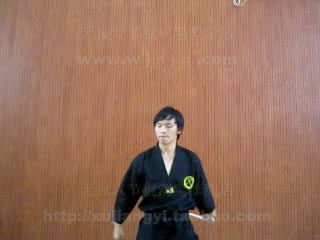
#> input picture frame 20 of test.avi, 320 x 240 px, given in place of slow.flv, which was not available
$ python 01-calcOpticalFlowPyrLK.py
#> lines starting #> are read from the running program, lines starting #| are printed output that depends on the picture; after the words box and inside, x2 and y2 are one past the last pixel; in counts of white or black regions, pixels touching at a corner belong together; pictures that were not available may be replaced by others from this repository, and a replacement may not be noted
# -*-coding:utf-8-*-
# @Author: Damon0626
# @Time  : 19-2-12 下午9:04
# @Email : wwymsn@163.com
# @Software: PyCharm


import cv2
import numpy as np


cap = cv2.VideoCapture('../ch39-VideoAnalysis/slow.flv')

# params for ShiTomasi corner detection
feature_params = dict(maxCorners=100, qualityLevel=0.3, minDistance=7, blockSize=7)

# params for lucas kanade optical flow
lk_params = dict(winSize=(15, 15), maxLevel=2, criteria=(cv2.TERM_CRITERIA_EPS | cv2.TermCriteria_COUNT, 10, 0.03))

color = np.random.randint(0, 255, (100, 3))

# 利用第一帧，找到其中的"角点"
ret, old_frame = cap.read()
#> old_frame is the input picture: shape (240, 320, 3); mean B, G, R 92.4, 111.8, 151.3
old_gray = cv2.cvtColor(old_frame, cv2.COLOR_BGR2GRAY)
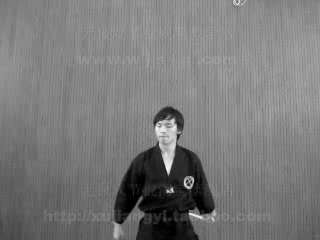
#> old_gray: shape (240, 320); min 0, max 250, mean 121.4

# 计算光流前需要先初始特征点，Python实例采用的是角点
# 参数介绍：
'''
参数说明：image 输入的单通道图像，可以为8-bit或32-bit

         maxCorners 最大的角点数，如果检测出的角点多余最大角点数，将取出最强最大角点数个角点

         qualityLevel 最小可接受的角点质量

         minDistance 角点间的最小欧几里得距离（也就是两个角点间不能太近）

         corners 输出的检测到的角点

         mask 需要检测角点的区域

         blocksize 计算离散卷积块的大小

         useHarrisDetector 是否使用Harris角点
'''
p0 = cv2.goodFeaturesToTrack(old_gray, mask=None, **feature_params)
#> p0 = [[189, 185], [171, 190], [190, 213], [191, 178], [172, 121], [168, 171]]

mask = np.zeros_like(old_frame)  # 返回和old_frame维度一样的全0元素矩阵

while True:
	ret, frame = cap.read()
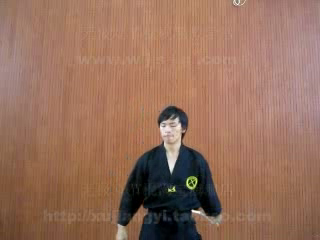
#> input picture frame 21 of test.avi, 320 x 240 px, given in place of slow.flv, which was not available
#> frame is the input picture: shape (240, 320, 3); mean B, G, R 92.1, 111.6, 150.8
	frame_gray = cv2.cvtColor(frame, cv2.COLOR_BGR2GRAY)
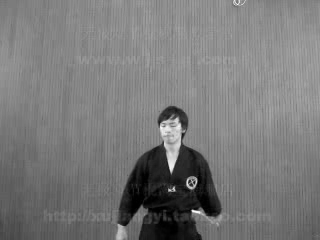
#> frame_gray: shape (240, 320); min 0, max 250, mean 121.1

	# Calculates an optical flow for a sparse feature set using the iterative Lucas-Kanade method with pyramids
	'''
	参数说明：prevImage 前一帧8-bit图像

            nextImage 当前帧8-bit图像

            prevPts 待跟踪的特征点向量

            nextPts 输出跟踪特征点向量

            status 特征点是否找到，找到的状态为1，未找到的状态为0

            err 输出错误向量，（不太理解用途...）

            winSize 搜索窗口的大小

            maxLevel 最大的金字塔层数

            flags 可选标识：OPTFLOW_USE_INITIAL_FLOW   OPTFLOW_LK_GET_MIN_EIGENVALS
	'''
	p1, st, err = cv2.calcOpticalFlowPyrLK(old_gray, frame_gray, p0, None, **lk_params)
#> p1 = [[191.8, 185.5], [172.8, 189], [193.3, 210.6], [193.9, 178.3], [176.2, 120.2], [171.2, 169.5]]; st = [1, 1, 1, 1, 1, 1]; err = [16.6, 9.09, 21.98, 14.18, 6.83, 5.76]
	good_new = p1[st == 1]
#> good_new has the same summary as p1
	good_lod = p0[st == 1]
#> good_lod has the same summary as p0

	# 画出跟踪
	for i, (new, old) in enumerate(zip(good_new, good_lod)):
		a, b = new.ravel()
		c, d = old.ravel()
		mask = cv2.line(mask, (a, b), (c, d), color[i].tolist(), 2)
		frame = cv2.circle(frame, (a, b), 5, color[i].tolist(), -1)
#> this loop made 6 passes
#> (a, b, c, d) on passes 1 to 6: (191.8, 185.5, 189, 185), (172.8, 189, 171, 190), (193.3, 210.6, 190, 213), (193.9, 178.3, 191, 178), (176.2, 120.2, 172, 121), (171.2, 169.5, 168, 171)
#> pass 2, `mask = cv2.line(mask, (a, b), (c, d), color[i].tolist(), 2)`:
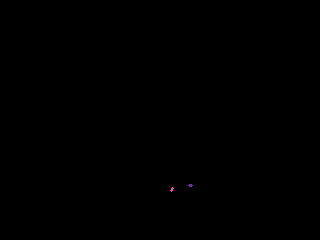
#> mask: shape (240, 320, 3); mean of channels 0, 1, 2 0, 0, 0; drawn as B, G, R
#> pass 2, `frame = cv2.circle(frame, (a, b), 5, color[i].tolist(), -1)`:
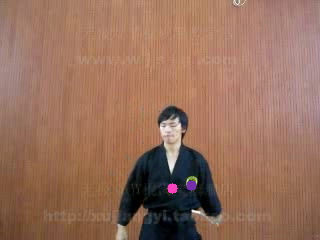
#> frame: shape (240, 320, 3); mean B, G, R 92.4, 111.5, 151
#> after the loop:
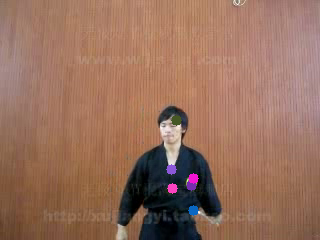
#> frame: shape (240, 320, 3); 0.42% of pixels changed, all inside (x1, y1, x2, y2) = (166, 115, 199, 216)
#> after the loop: mask: shape (240, 320, 3); 0.09% of pixels changed, all inside (x1, y1, x2, y2) = (167, 119, 195, 215)
	img = cv2.add(frame, mask)
	cv2.imshow('frame', img)

	k = cv2.waitKey(30)
#> (key Esc is pressed here)
	if k == 27:
		break

	old_gray = frame_gray.copy()
	p0 = good_new.reshape(-1, 1, 2)
cv2.destroyAllWindows()
cap.release()

$ run again, starting later in the video
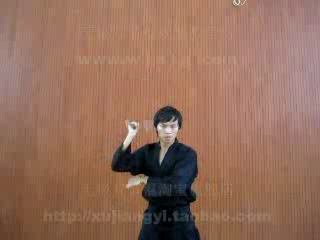
#> input picture frame 90 of test.avi, 320 x 240 px, given in place of slow.flv, which was not available
#> old_frame is the input picture: shape (240, 320, 3); mean B, G, R 91.9, 110.2, 149.2
#> p0 = 14 rows, first 8: [160, 125], [175, 122], [145, 178], [134, 131], [157, 143], [124, 147], [177, 140], [130, 124]
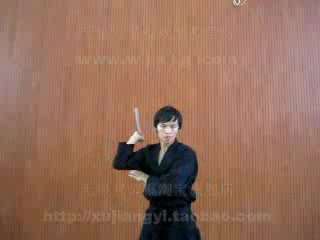
#> input picture frame 91 of test.avi, 320 x 240 px, given in place of slow.flv, which was not available
#> frame is the input picture: shape (240, 320, 3); mean B, G, R 91.8, 110.2, 149.3
#> p1 = 14 rows, first 8: [159.9, 125], [175, 122.1], [145, 175.8], [138.2, 133.4], [156.9, 144], [127.7, 144.8], [176.8, 139.8], [135.3, 130.1]; st = [1, 1, 1, 1, 1, 1, 1, 1, 1, 1, 1, 1, 1, 1]; err = [5.38, 3.33, 15.14, 26.05, 9.69, 34.16, 6.83, 24.37, 4.77, 15.12, 0.198, 5.97, 5.4, 7.05]
#> good_new has the same summary as p1
#> good_lod has the same summary as p0
#> the loop `for i, (new, old) in enumerate(zip(good_new, good_lod)):` made 14 passes
#> (a, b, c, d) on passes 1 to 8: (159.9, 125, 160, 125), (175, 122.1, 175, 122), (145, 175.8, 145, 178), (138.2, 133.4, 134, 131), (156.9, 144, 157, 143), (127.7, 144.8, 124, 147), (176.8, 139.8, 177, 140), (135.3, 130.1, 130, 124)
#> after the loop `for i, (new, old) in enumerate(zip(good_new, good_lod)):`:
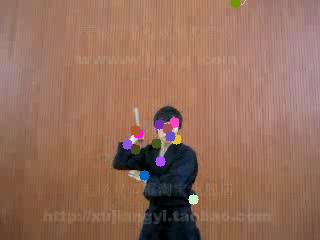
#> frame: shape (240, 320, 3); mean B, G, R 92.3, 110.1, 149.5

$ run again, starting later in the video
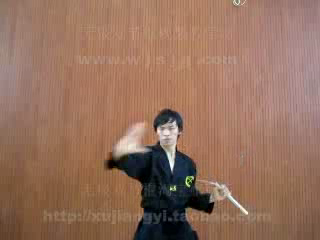
#> input picture frame 160 of test.avi, 320 x 240 px, given in place of slow.flv, which was not available
#> old_frame is the input picture: shape (240, 320, 3); mean B, G, R 93.6, 112.5, 149.2
#> p0 = [[173, 188], [190, 179], [211, 201], [173, 123], [160, 128], [188, 210], [209, 211]]
#> `frame_gray = cv2.cvtColor(frame, cv2.COLOR_BGR2GRAY)`:
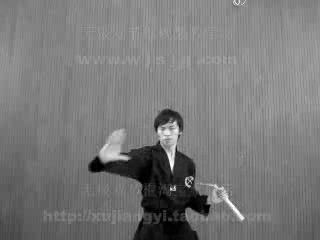
#> frame_gray: shape (240, 320); min 0, max 255, mean 121
#> p1 = [[173, 188.2], [189.6, 179.4], [207.9, 203], [173.6, 122.9], [160.6, 128], [187.7, 210.6], [205.3, 212.7]]; st = [1, 1, 1, 1, 1, 1, 1]; err = [4.72, 15.89, 12.3, 6.18, 5.58, 7.53, 11.13]
#> good_new has the same summary as p1
#> good_lod has the same summary as p0
#> the loop `for i, (new, old) in enumerate(zip(good_new, good_lod)):` made 7 passes
#> (a, b, c, d) on passes 1 to 7: (173, 188.2, 173, 188), (189.6, 179.4, 190, 179), (207.9, 203, 211, 201), (173.6, 122.9, 173, 123), (160.6, 128, 160, 128), (187.7, 210.6, 188, 210), (205.3, 212.7, 209, 211)
#> after the loop `for i, (new, old) in enumerate(zip(good_new, good_lod)):`:
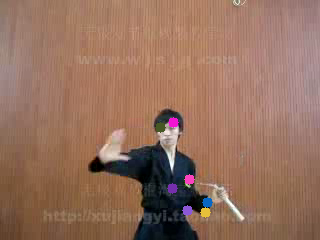
#> frame: shape (240, 320, 3); mean B, G, R 94, 112.3, 149.2
